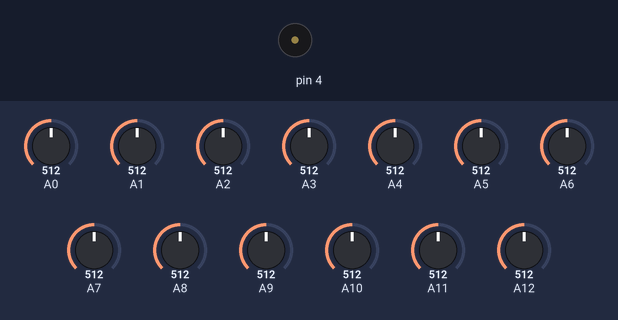
Recording of a sketch running on a simulated Arduino Mega 2560, built with avr-gcc and run on an emulated ATmega2560. Shown: buzzer (waves = sounding). The test bench sets the inputs (shaded band); at power-on: A0 = 512, A1 = 512, A2 = 512, A3 = 512, A4 = 512, A5 = 512, A6 = 512, A7 = 512, A8 = 512, A9 = 512, A10 = 512, A11 = 512, A12 = 512.

Above: at 1.2 s.
1.3 s: A0 set to 55
2.8 s: A0 set to 45
At 3.7 s:
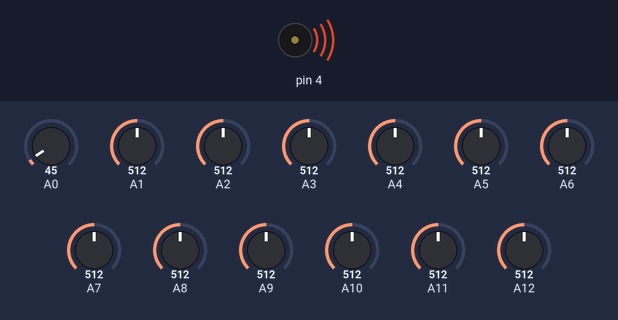
Timing chart, 0 to 5.8 s (numbered marks = the images above; inputs shaded):
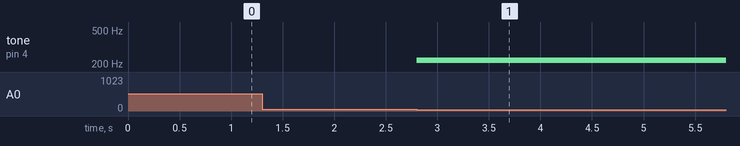

Measured:
- the behaviour switches between 50 and 49 on A0 (found by bisection; images 0 and 1)
- after the input at 1.3 s, every drawn part: stays the same
- after the input at 2.8 s, tone on pin 4: silent → 220 Hz at once

The sketch:

sound_board.ino
```cpp
#define NOTE_A3 220
#define NOTE_B3 246
#define NOTE_C4 261
#define NOTE_D4 293
#define NOTE_E4 329
#define NOTE_F4 349
#define NOTE_G4 391
#define NOTE_A4 440
#define NOTE_B4 493
#define NOTE_C5 523
#define NOTE_D5 587
#define NOTE_E5 658
#define NOTE_F5 693
void setup() {
  // put your setup code here, to run once:
pinMode(A0, INPUT);
  Serial.begin(9600);

  pinMode(4, OUTPUT);

}

void loop() {
  // put your main code here, to run repeatedly:
if (analogRead(A0) < 50) {
    tone(4, NOTE_A3 , 220);
  } else {
    digitalWrite(4, LOW);
  }


  if (analogRead(A1) < 50) {
    tone(4, NOTE_B3 , 246);
  } else {
    digitalWrite(4, LOW);
  }


  if (analogRead(A2) < 50) {
    tone(4, NOTE_C4 , 261);
  } else {
    digitalWrite(4, LOW);
  }


  if (analogRead(A3) < 50) {
    tone(4, NOTE_D4 , 293);
  } else {
    digitalWrite(4, LOW);
  }


  if (analogRead(A4) < 50) {
    tone(4, NOTE_E4 , 329);
  } else {
    digitalWrite(4, LOW);
  }


  if (analogRead(A5) < 50) {
    tone(4, NOTE_F4 , 349);
  } else {
    digitalWrite(4, LOW);
  }


  if (analogRead(A6) < 50) {
    tone(4, NOTE_G4 , 391);
  } else {
    digitalWrite(4, LOW);
  }


  if (analogRead(A7) < 50) {
    tone(4, NOTE_A4 , 440);
  } else {
    digitalWrite(4, LOW);
  }


  if (analogRead(A8) < 50) {
    tone(4, NOTE_B4 , 493);
  } else {
    digitalWrite(4, LOW);
  }


  if (analogRead(A9) < 50) {
    tone(4, NOTE_C5 , 523);
  } else {
    digitalWrite(4, LOW);
  }


  if (analogRead(A10) < 50) {
    tone(4, NOTE_D5 , 587);
  } else {
    digitalWrite(4, LOW);
  }


  if (analogRead(A11) < 50) {
    tone(4, NOTE_E5 , 658);
  } else {
    digitalWrite(4, LOW);
  }


  if (analogRead(A12) < 50) {
    tone(4, NOTE_F5 , 693);
  } else {
    digitalWrite(4, LOW);
  }
}
```
